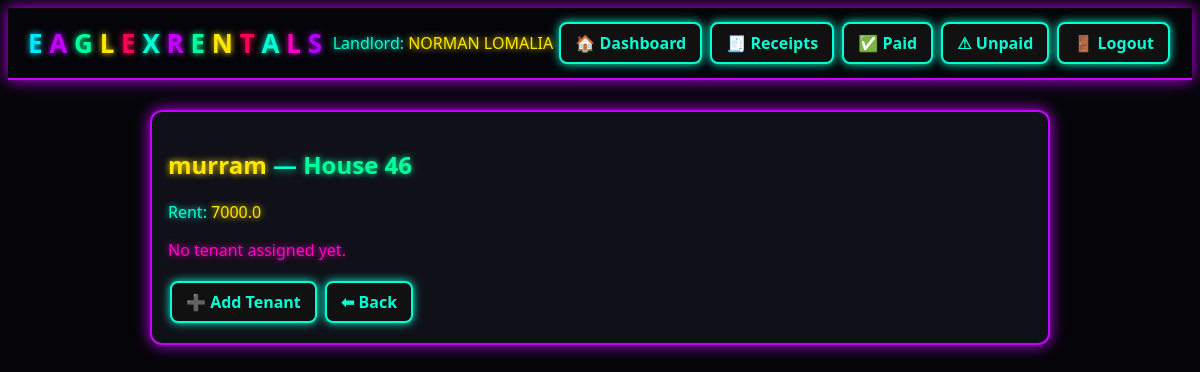
The page /unit/1 (signed in) on the database as committed earlier.
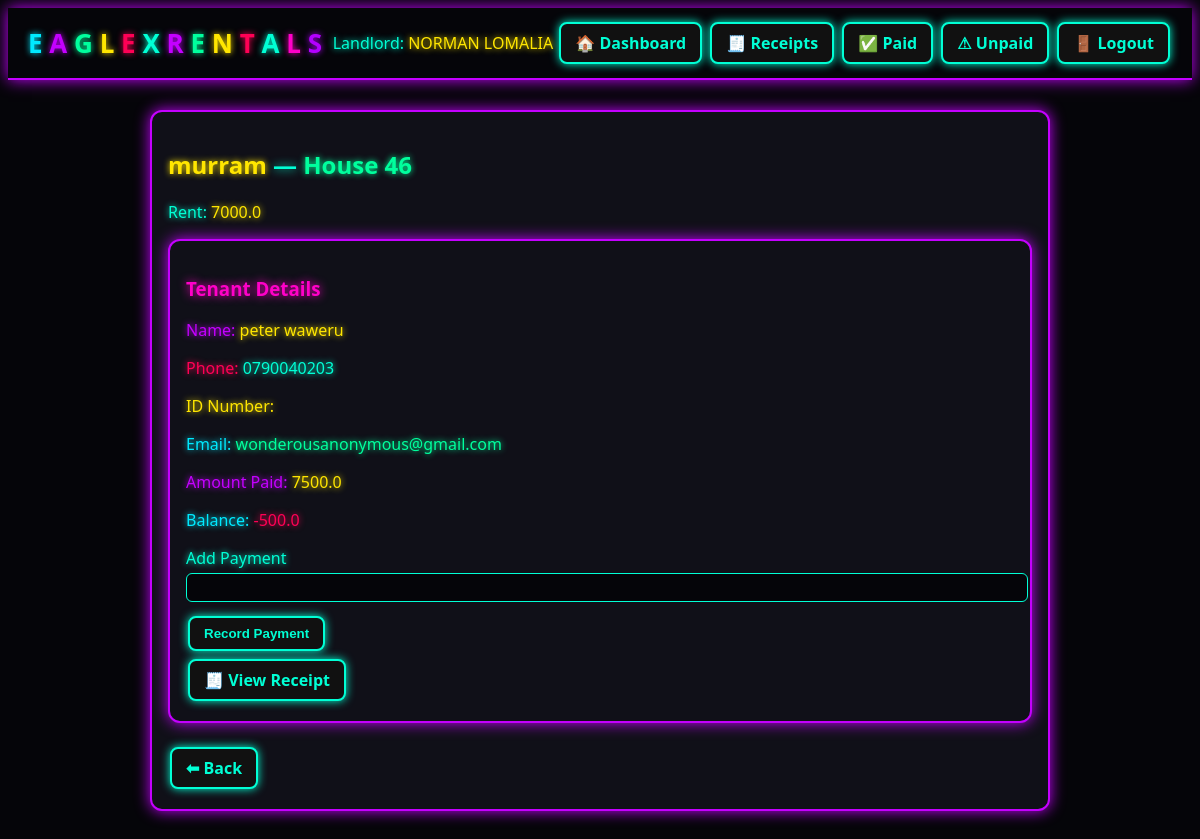
The same page on the database as committed later.
### app.py (models this page shows)
class Unit(db.Model):
    id = db.Column(db.Integer, primary_key=True)
    number = db.Column(db.String(50), nullable=False)
    rent_amount = db.Column(db.Float, default=0.0)
    building_id = db.Column(db.Integer, db.ForeignKey('building.id'), nullable=False)
    tenant = db.relationship('Tenant', uselist=False, backref='unit')

class Tenant(db.Model):
    id = db.Column(db.Integer, primary_key=True)
    name = db.Column(db.String(150), nullable=False)
    phone = db.Column(db.String(50))
    id_number = db.Column(db.String(100))
    email = db.Column(db.String(120))
    amount_paid = db.Column(db.Float, default=0.0)
    paid = db.Column(db.Boolean, default=False)
    receipt_created_at = db.Column(db.DateTime, default=datetime.utcnow)
    unit_id = db.Column(db.Integer, db.ForeignKey('unit.id'))
    created_at = db.Column(db.DateTime, default=datetime.utcnow)
    @property
    def rent_amount(self):
        return self.unit.rent_amount if self.unit and self.unit.rent_amount else 0.0
    @property
    def balance(self):
        return self.rent_amount - (self.amount_paid or 0.0)

### app.py (the view)
@app.route('/unit/<int:uid>')
@login_required
def unit_detail(uid):
    unit = Unit.query.join(Building).filter(
        Unit.id == uid,
        Building.landlord_id == current_user.id
    ).first_or_404()
    return render_template('unit_detail.html', unit=unit)

### app.py (called while the page is built)
@login_manager.user_loader
def load_user(user_id):
    return Landlord.query.get(int(user_id))

    @property
    def full_name(self):
        return f"{self.first_name} {self.last_name}"

### templates/unit_detail.html (shortened to what this page needs)
{% extends "base.html" %}
{% block content %}
<div class="card">
  <h2 class="neon-heading-cyan">
    <span class="neon-yellow">{{ unit.building.name }}</span> —
    <span class="neon-green">House {{ unit.number }}</span>
  </h2>
  <p class="neon-aqua">Rent: <span class="neon-yellow">{{ unit.rent_amount }}</span></p>
  {% if unit.tenant %}
    <div class="card">
      <h3 class="neon-heading-pink">Tenant Details</h3>
      <p class="neon-blue">
        <span class="neon-purple">Name:</span>
        <span class="neon-yellow">{{ unit.tenant.name }}</span>
      </p>
      <p class="neon-green">
        <span class="neon-red">Phone:</span>
        <span class="neon-aqua">{{ unit.tenant.phone }}</span>
      </p>
      <p class="neon-purple">
        <span class="neon-yellow">ID Number:</span>
      </p>
      <p class="neon-aqua">
        <span class="neon-blue">Email:</span>
        <span class="neon-green">{{ unit.tenant.email }}</span>
      </p>
      <p class="neon-red">
        <span class="neon-purple">Amount Paid:</span>
        <span class="neon-yellow">{{ unit.tenant.amount_paid }}</span>
      </p>
      <p class="neon-yellow">
        <span class="neon-blue">Balance:</span>
        <span class="neon-red">{{ unit.tenant.balance }}</span>
      </p>
      <form method="post" action="{{ url_for('record_payment', tid=unit.tenant.id) }}" class="form-vertical">
        <label class="neon-aqua">Add Payment
          <input type="number" step="0.01" name="amount" required>
        </label>
        <button class="btn">Record Payment</button>
      </form>
      <a class="btn" href="{{ url_for('receipt', tid=unit.tenant.id) }}" target="_blank">
        🧾 View Receipt
      </a>
    </div>
  {% else %}
    <p class="neon-pink">No tenant assigned yet.</p>
    <a class="btn" href="{{ url_for('new_tenant', uid=unit.id) }}">➕ Add Tenant</a>
  {% endif %}
  <a class="btn" href="{{ url_for('building_detail', bid=unit.building.id) }}">⬅ Back</a>
</div>
{% endblock %}

Rows that differ between the two databases and show on the page:
shown differently, row unchanged: Unit: tenant.balance (not shown) → "-500.0"
added Tenant: tenant.name "peter waweru", tenant.phone "0790040203", tenant.email "wonderousanonymous@gmail.com", tenant.amount_paid "7500.0"
Other text that changed with them:
text no longer shown: "No tenant assigned yet. ➕ Add Tenant"
text now shown: "Tenant Details Name: Phone: ID Number: Email: Amount Paid: Balance: Add Payment Record Payment 🧾 View Receipt"
